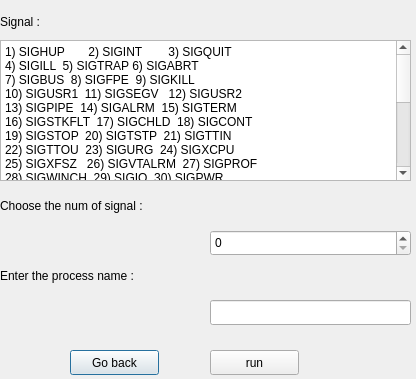
<?xml version="1.0" encoding="UTF-8"?>
<ui version="4.0">
 <class>Dialog</class>
 <widget class="QDialog" name="Dialog">
  <property name="geometry">
   <rect>
    <x>0</x>
    <y>0</y>
    <width>416</width>
    <height>379</height>
   </rect>
  </property>
  <property name="windowTitle">
   <string>Dialog</string>
  </property>
  <property name="styleSheet">
   <string notr="true"/>
  </property>
  <widget class="QPlainTextEdit" name="plainTextEdit">
   <property name="geometry">
    <rect>
     <x>0</x>
     <y>40</y>
     <width>411</width>
     <height>141</height>
    </rect>
   </property>
   <property name="styleSheet">
    <string notr="true"/>
   </property>
   <property name="plainText">
    <string>1) SIGHUP	 2) SIGINT	 3) SIGQUIT
4) SIGILL  5) SIGTRAP 6) SIGABRT
7) SIGBUS  8) SIGFPE  9) SIGKILL
10) SIGUSR1  11) SIGSEGV   12) SIGUSR2
13) SIGPIPE  14) SIGALRM  15) SIGTERM
16) SIGSTKFLT  17) SIGCHLD  18) SIGCONT
19) SIGSTOP  20) SIGTSTP  21) SIGTTIN
22) SIGTTOU  23) SIGURG  24) SIGXCPU
25) SIGXFSZ   26) SIGVTALRM  27) SIGPROF
28) SIGWINCH  29) SIGIO  30) SIGPWR
31) SIGSYS	 34) SIGRTMIN  35) SIGRTMIN+1
36) SIGRTMIN+2  37) SIGRTMIN+3  38) SIGRTMIN+4
39) SIGRTMIN+5  40) SIGRTMIN+6  41) SIGRTMIN+7
42) SIGRTMIN+8  43) SIGRTMIN+9  44) SIGRTMIN+10
45) SIGRTMIN+11  46) SIGRTMIN+12  47) SIGRTMIN+13
48) SIGRTMIN+14  49) SIGRTMIN+15  50) SIGRTMAX-14
51) SIGRTMAX-13  52) SIGRTMAX-12  53) SIGRTMAX-11
54) SIGRTMAX-10  55) SIGRTMAX-9  56) SIGRTMAX-8
57) SIGRTMAX-7  58) SIGRTMAX-6  59) SIGRTMAX-5
60) SIGRTMAX-4  61) SIGRTMAX-3  62) SIGRTMAX-2
63) SIGRTMAX-1  64) SIGRTMAX</string>
   </property>
  </widget>
  <widget class="QLabel" name="label">
   <property name="geometry">
    <rect>
     <x>0</x>
     <y>6</y>
     <width>81</width>
     <height>31</height>
    </rect>
   </property>
   <property name="styleSheet">
    <string notr="true"/>
   </property>
   <property name="text">
    <string>Signal :</string>
   </property>
  </widget>
  <widget class="QLabel" name="label_2">
   <property name="geometry">
    <rect>
     <x>0</x>
     <y>190</y>
     <width>231</width>
     <height>31</height>
    </rect>
   </property>
   <property name="styleSheet">
    <string notr="true"/>
   </property>
   <property name="text">
    <string>Choose the num of signal :</string>
   </property>
  </widget>
  <widget class="QLabel" name="label_3">
   <property name="geometry">
    <rect>
     <x>0</x>
     <y>260</y>
     <width>221</width>
     <height>31</height>
    </rect>
   </property>
   <property name="styleSheet">
    <string notr="true"/>
   </property>
   <property name="text">
    <string>Enter the process name :</string>
   </property>
  </widget>
  <widget class="QSpinBox" name="spinBox">
   <property name="geometry">
    <rect>
     <x>210</x>
     <y>230</y>
     <width>201</width>
     <height>26</height>
    </rect>
   </property>
   <property name="styleSheet">
    <string notr="true"/>
   </property>
  </widget>
  <widget class="QLineEdit" name="lineEdit">
   <property name="geometry">
    <rect>
     <x>210</x>
     <y>300</y>
     <width>201</width>
     <height>25</height>
    </rect>
   </property>
   <property name="styleSheet">
    <string notr="true"/>
   </property>
  </widget>
  <widget class="QPushButton" name="goback">
   <property name="geometry">
    <rect>
     <x>70</x>
     <y>350</y>
     <width>89</width>
     <height>25</height>
    </rect>
   </property>
   <property name="styleSheet">
    <string notr="true"/>
   </property>
   <property name="text">
    <string>Go back</string>
   </property>
  </widget>
  <widget class="QPushButton" name="Runn">
   <property name="geometry">
    <rect>
     <x>210</x>
     <y>350</y>
     <width>89</width>
     <height>25</height>
    </rect>
   </property>
   <property name="styleSheet">
    <string notr="true"/>
   </property>
   <property name="text">
    <string>run</string>
   </property>
  </widget>
 </widget>
 <resources/>
 <connections/>
</ui>
